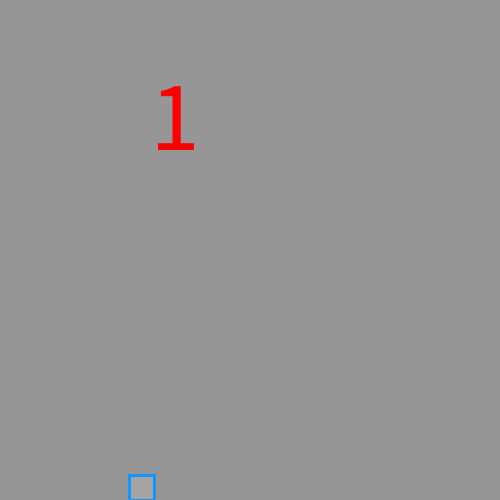
Frame 1 (no input)
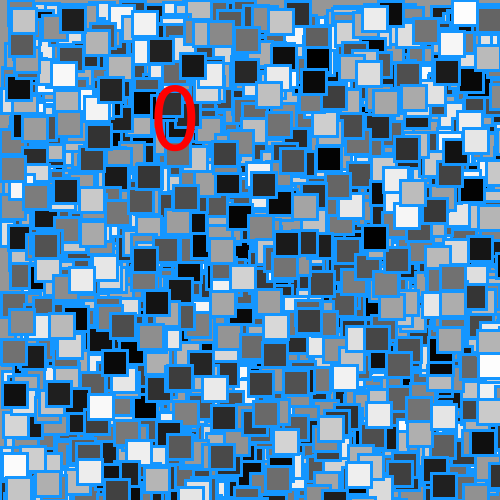
Frame 60 (the mouse pressed at the canvas centre just before this capture)
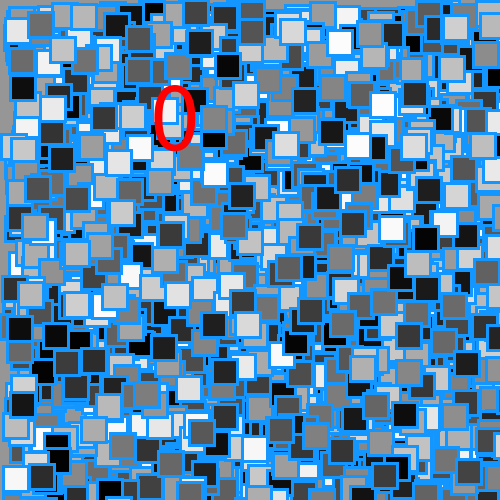
Frame 120 (the mouse held since frame 60 and released just before this capture)

The Processing sketch that drew these frames (run headless with seeded random() and noise(); from frame 60 on, the mouse is pressed at the canvas centre):

// Processing sketch: processing_75857
// ── processing_75857.pde

//Alan C DoublingSquares 14/15
int x=1;
int y=1;
 
void setup()
{
  size(500, 500);
  frameRate(10);
}
void draw()
{
 
  background(150);
  int x = 1;
  while (x<=y)
  {
    fill(random(255));
    stroke(20,150,255);
    strokeWeight(3);
    rect(int(random(500)), int(random(500)), 25, 25);
    x++;
  }
 
 if (x>=y)
  {
    y=y*2;
  }
  if (x>1300)
  {
    x=1;
    y=1;
  }
      fill(255,0,0);
  textSize(100);
  text(y/2, 150,150);
}
